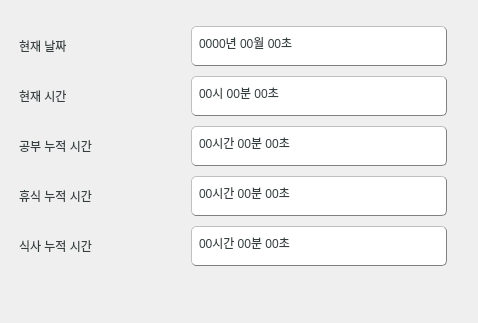
              <widget class="QGroupBox" name="groupBox_7">
               <property name="styleSheet">
                <string notr="true">

QGroupBox  {
    border:0px;
    border-radius: 15px;
	font: 75 15px&quot;Gong Gothic&quot;;
}

QGroupBox::title  {
    font: 20px;
    subcontrol-position: top center;
    padding: 5px 8000px 5px 8000px;
}</string>
               </property>
               <property name="title">
                <string/>
               </property>
               <layout class="QGridLayout" name="gridLayout_23">
                <property name="topMargin">
                 <number>11</number>
                </property>
                <item row="0" column="0">
                 <layout class="QGridLayout" name="gridLayout_24">
                  <property name="sizeConstraint">
                   <enum>QLayout::SetMaximumSize</enum>
                  </property>
                  <property name="leftMargin">
                   <number>0</number>
                  </property>
                  <property name="topMargin">
                   <number>15</number>
                  </property>
                  <property name="rightMargin">
                   <number>10</number>
                  </property>
                  <property name="spacing">
                   <number>10</number>
                  </property>
                  <item row="3" column="1" colspan="2">
                   <widget class="QLineEdit" name="current_break">
                    <property name="sizePolicy">
                     <sizepolicy hsizetype="Fixed" vsizetype="Fixed">
                      <horstretch>0</horstretch>
                      <verstretch>0</verstretch>
                     </sizepolicy>
                    </property>
                    <property name="minimumSize">
                     <size>
                      <width>256</width>
                      <height>40</height>
                     </size>
                    </property>
                    <property name="maximumSize">
                     <size>
                      <width>256</width>
                      <height>40</height>
                     </size>
                    </property>
                    <property name="styleSheet">
                     <string notr="true">padding: 5px;
font: 17px &quot;나눔스퀘어_ac Bold&quot;;
color :#353F40;
border-style: outset;
border-width: 1px;
border-color: gray;
border-radius: 5px;</string>
                    </property>
                    <property name="text">
                     <string>00시간 00분 00초</string>
                    </property>
                    <property name="frame">
                     <bool>true</bool>
                    </property>
                    <property name="alignment">
                     <set>Qt::AlignLeading|Qt::AlignLeft|Qt::AlignVCenter</set>
                    </property>
                    <property name="readOnly">
                     <bool>true</bool>
                    </property>
                   </widget>
                  </item>
                  <item row="0" column="0">
                   <widget class="QLabel" name="st_user_name_7">
                    <property name="minimumSize">
                     <size>
                      <width>170</width>
                      <height>40</height>
                     </size>
                    </property>
                    <property name="maximumSize">
                     <size>
                      <width>170</width>
                      <height>40</height>
                     </size>
                    </property>
                    <property name="sizeIncrement">
                     <size>
                      <width>0</width>
                      <height>0</height>
                     </size>
                    </property>
                    <property name="autoFillBackground">
                     <bool>false</bool>
                    </property>
                    <property name="styleSheet">
                     <string notr="true">padding: 5px;;
font: 20px &quot;나눔스퀘어_ac ExtraBold&quot;;
color :#353F40;</string>
                    </property>
                    <property name="text">
                     <string>현재 날짜</string>
                    </property>
                    <property name="margin">
                     <number>0</number>
                    </property>
                   </widget>
                  </item>
                  <item row="3" column="0">
                   <widget class="QLabel" name="st_user_close_3">
                    <property name="minimumSize">
                     <size>
                      <width>170</width>
                      <height>40</height>
                     </size>
                    </property>
                    <property name="maximumSize">
                     <size>
                      <width>170</width>
                      <height>40</height>
                     </size>
                    </property>
                    <property name="sizeIncrement">
                     <size>
                      <width>0</width>
                      <height>0</height>
                     </size>
                    </property>
                    <property name="styleSheet">
                     <string notr="true">padding: 5px;;
font: 20px &quot;나눔스퀘어_ac ExtraBold&quot;;
color :#353F40;</string>
                    </property>
                    <property name="text">
                     <string>휴식 누적 시간</string>
                    </property>
                   </widget>
                  </item>
                  <item row="0" column="1">
                   <widget class="QLineEdit" name="current_date">
                    <property name="sizePolicy">
                     <sizepolicy hsizetype="Expanding" vsizetype="Expanding">
                      <horstretch>0</horstretch>
                      <verstretch>0</verstretch>
                     </sizepolicy>
                    </property>
                    <property name="minimumSize">
                     <size>
                      <width>256</width>
                      <height>40</height>
                     </size>
                    </property>
                    <property name="maximumSize">
                     <size>
                      <width>230</width>
                      <height>40</height>
                     </size>
                    </property>
                    <property name="styleSheet">
                     <string notr="true">padding: 5px;
font: 17px &quot;나눔스퀘어_ac Bold&quot;;
color :#353F40;
border-style: outset;
border-width: 1px;
border-color: gray;
border-radius: 5px;</string>
                    </property>
                    <property name="text">
                     <string>0000년 00월 00초</string>
                    </property>
                    <property name="alignment">
                     <set>Qt::AlignLeading|Qt::AlignLeft|Qt::AlignVCenter</set>
                    </property>
                    <property name="readOnly">
                     <bool>true</bool>
                    </property>
                   </widget>
                  </item>
                  <item row="2" column="0">
                   <widget class="QLabel" name="st_user_open_3">
                    <property name="minimumSize">
                     <size>
                      <width>170</width>
                      <height>40</height>
                     </size>
                    </property>
                    <property name="maximumSize">
                     <size>
                      <width>170</width>
                      <height>40</height>
                     </size>
                    </property>
                    <property name="sizeIncrement">
                     <size>
                      <width>0</width>
                      <height>0</height>
                     </size>
                    </property>
                    <property name="styleSheet">
                     <string notr="true">padding: 5px;;
font: 20px &quot;나눔스퀘어_ac ExtraBold&quot;;
color :#353F40;</string>
                    </property>
                    <property name="text">
                     <string>공부 누적 시간</string>
                    </property>
                   </widget>
                  </item>
                  <item row="1" column="0">
                   <widget class="QLabel" name="st_user_address_7">
                    <property name="minimumSize">
                     <size>
                      <width>170</width>
                      <height>40</height>
                     </size>
                    </property>
                    <property name="maximumSize">
                     <size>
                      <width>170</width>
                      <height>40</height>
                     </size>
                    </property>
                    <property name="sizeIncrement">
                     <size>
                      <width>170</width>
                      <height>0</height>
                     </size>
                    </property>
                    <property name="styleSheet">
                     <string notr="true">padding: 5px;;
font: 20px &quot;나눔스퀘어_ac ExtraBold&quot;;
color :#353F40;</string>
                    </property>
                    <property name="text">
                     <string>현재 시간</string>
                    </property>
                   </widget>
                  </item>
                  <item row="1" column="1">
                   <widget class="QLineEdit" name="current_time">
                    <property name="sizePolicy">
                     <sizepolicy hsizetype="Fixed" vsizetype="Fixed">
                      <horstretch>0</horstretch>
                      <verstretch>0</verstretch>
                     </sizepolicy>
                    </property>
                    <property name="minimumSize">
                     <size>
                      <width>256</width>
                      <height>40</height>
                     </size>
                    </property>
                    <property name="maximumSize">
                     <size>
                      <width>256</width>
                      <height>40</height>
                     </size>
                    </property>
                    <property name="styleSheet">
                     <string notr="true">padding: 5px;
font: 17px &quot;나눔스퀘어_ac Bold&quot;;
color :#353F40;
border-style: outset;
border-width: 1px;
border-color: gray;
border-radius: 5px;</string>
                    </property>
                    <property name="text">
                     <string>00시 00분 00초</string>
                    </property>
                    <property name="alignment">
                     <set>Qt::AlignLeading|Qt::AlignLeft|Qt::AlignVCenter</set>
                    </property>
                    <property name="readOnly">
                     <bool>true</bool>
                    </property>
                   </widget>
                  </item>
                  <item row="4" column="0">
                   <widget class="QLabel" name="st_user_week_7">
                    <property name="minimumSize">
                     <size>
                      <width>170</width>
                      <height>40</height>
                     </size>
                    </property>
                    <property name="maximumSize">
                     <size>
                      <width>170</width>
                      <height>40</height>
                     </size>
                    </property>
                    <property name="sizeIncrement">
                     <size>
                      <width>0</width>
                      <height>0</height>
                     </size>
                    </property>
                    <property name="styleSheet">
                     <string notr="true">padding: 5px;;
font: 20px &quot;나눔스퀘어_ac ExtraBold&quot;;
color :#353F40;</string>
                    </property>
                    <property name="text">
                     <string>식사 누적 시간</string>
                    </property>
                   </widget>
                  </item>
                  <item row="4" column="1" colspan="2">
                   <widget class="QLineEdit" name="current_meal">
                    <property name="minimumSize">
                     <size>
                      <width>256</width>
                      <height>40</height>
                     </size>
                    </property>
                    <property name="maximumSize">
                     <size>
                      <width>256</width>
                      <height>40</height>
                     </size>
                    </property>
                    <property name="styleSheet">
                     <string notr="true">padding: 5px;
font: 17px &quot;나눔스퀘어_ac Bold&quot;;
color :#353F40;
border-style: outset;
border-width: 1px;
border-color: gray;
border-radius: 5px;</string>
                    </property>
                    <property name="text">
                     <string>00시간 00분 00초</string>
                    </property>
                    <property name="alignment">
                     <set>Qt::AlignLeading|Qt::AlignLeft|Qt::AlignVCenter</set>
                    </property>
                    <property name="readOnly">
                     <bool>true</bool>
                    </property>
                   </widget>
                  </item>
                  <item row="2" column="1">
                   <widget class="QLineEdit" name="current_study">
                    <property name="minimumSize">
                     <size>
                      <width>256</width>
                      <height>40</height>
                     </size>
                    </property>
                    <property name="maximumSize">
                     <size>
                      <width>256</width>
                      <height>40</height>
                     </size>
                    </property>
                    <property name="styleSheet">
                     <string notr="true">padding: 5px;
font: 17px &quot;나눔스퀘어_ac Bold&quot;;
color :#353F40;
border-style: outset;
border-width: 1px;
border-color: gray;
border-radius: 5px;</string>
                    </property>
                    <property name="text">
                     <string>00시간 00분 00초</string>
                    </property>
                    <property name="alignment">
                     <set>Qt::AlignLeading|Qt::AlignLeft|Qt::AlignVCenter</set>
                    </property>
                    <property name="readOnly">
                     <bool>true</bool>
                    </property>
                   </widget>
                  </item>
                 </layout>
                </item>
                <item row="1" column="0">
                 <widget class="QLabel" name="label_13">
                  <property name="minimumSize">
                   <size>
                    <width>0</width>
                    <height>40</height>
                   </size>
                  </property>
                  <property name="maximumSize">
                   <size>
                    <width>16777215</width>
                    <height>40</height>
                   </size>
                  </property>
                  <property name="text">
                   <string/>
                  </property>
                 </widget>
                </item>
               </layout>
              </widget>
